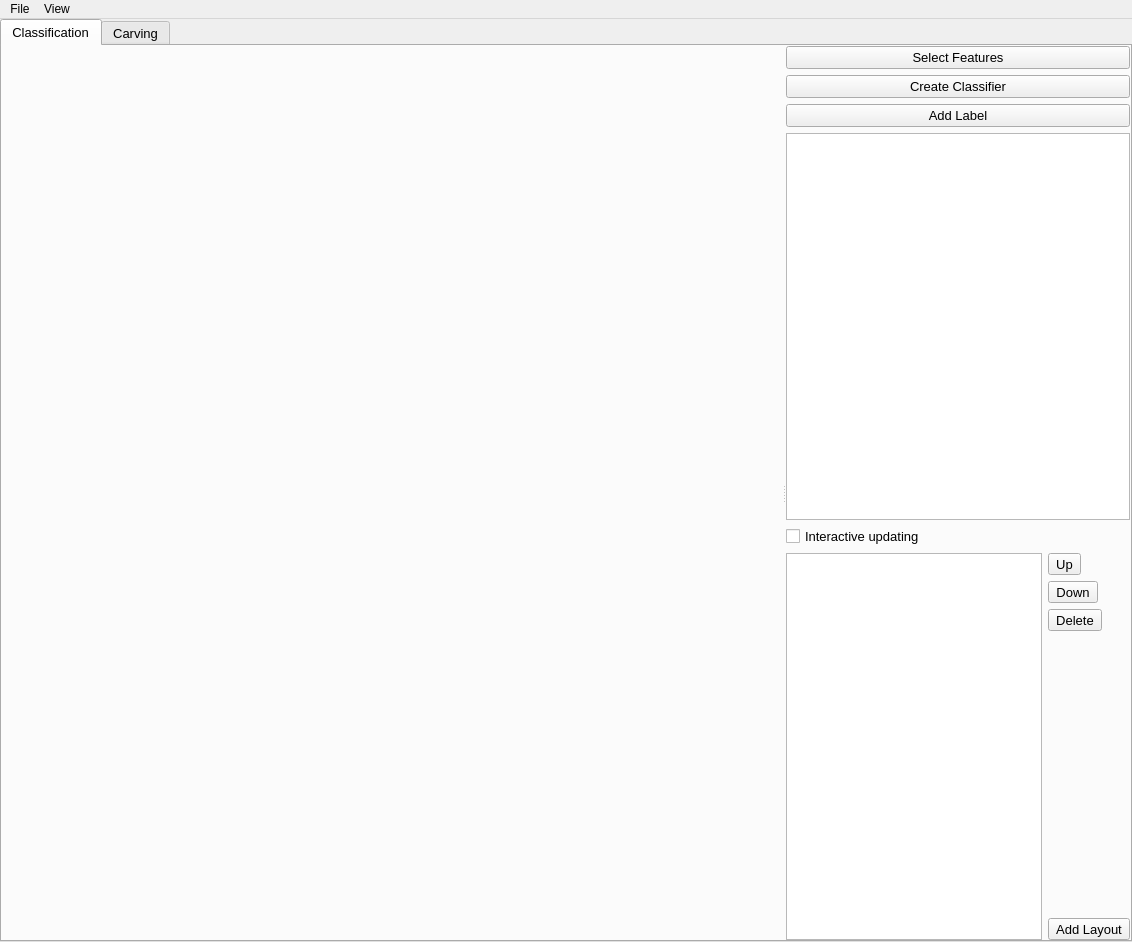
<?xml version="1.0" encoding="UTF-8"?>
<ui version="4.0">
 <class>ClassificationWorkflowWindow</class>
 <widget class="QMainWindow" name="ClassificationWorkflowWindow">
  <property name="geometry">
   <rect>
    <x>0</x>
    <y>0</y>
    <width>1132</width>
    <height>942</height>
   </rect>
  </property>
  <property name="windowTitle">
   <string>Ilastik Classification Workflow</string>
  </property>
  <widget class="QWidget" name="centralwidget">
   <layout class="QVBoxLayout" name="verticalLayout_3">
    <property name="margin">
     <number>0</number>
    </property>
    <item>
     <widget class="QTabWidget" name="tabWidget">
      <property name="font">
       <font>
        <pointsize>10</pointsize>
       </font>
      </property>
      <property name="currentIndex">
       <number>0</number>
      </property>
      <widget class="QWidget" name="ClassificationTab">
       <attribute name="title">
        <string>Classification</string>
       </attribute>
       <layout class="QHBoxLayout" name="horizontalLayout_2">
        <property name="margin">
         <number>0</number>
        </property>
        <item>
         <widget class="QSplitter" name="splitter">
          <property name="orientation">
           <enum>Qt::Horizontal</enum>
          </property>
          <widget class="VolumeEditorWidget" name="volumeEditorWidget" native="true">
           <property name="sizePolicy">
            <sizepolicy hsizetype="Expanding" vsizetype="Expanding">
             <horstretch>5</horstretch>
             <verstretch>0</verstretch>
            </sizepolicy>
           </property>
          </widget>
          <widget class="QWidget" name="widget" native="true">
           <property name="sizePolicy">
            <sizepolicy hsizetype="Expanding" vsizetype="Expanding">
             <horstretch>0</horstretch>
             <verstretch>0</verstretch>
            </sizepolicy>
           </property>
           <layout class="QVBoxLayout" name="verticalLayout_2">
            <item>
             <widget class="QPushButton" name="SelectFeaturesButton">
              <property name="sizePolicy">
               <sizepolicy hsizetype="Minimum" vsizetype="Fixed">
                <horstretch>0</horstretch>
                <verstretch>0</verstretch>
               </sizepolicy>
              </property>
              <property name="text">
               <string>Select Features</string>
              </property>
             </widget>
            </item>
            <item>
             <widget class="QPushButton" name="StartClassificationButton">
              <property name="sizePolicy">
               <sizepolicy hsizetype="Minimum" vsizetype="Fixed">
                <horstretch>0</horstretch>
                <verstretch>0</verstretch>
               </sizepolicy>
              </property>
              <property name="text">
               <string>Create Classifier</string>
              </property>
             </widget>
            </item>
            <item>
             <widget class="QPushButton" name="AddLabelButton">
              <property name="text">
               <string>Add Label</string>
              </property>
             </widget>
            </item>
            <item>
             <widget class="LabelListView" name="labelListView">
              <property name="sizePolicy">
               <sizepolicy hsizetype="Minimum" vsizetype="Expanding">
                <horstretch>0</horstretch>
                <verstretch>0</verstretch>
               </sizepolicy>
              </property>
             </widget>
            </item>
            <item>
             <widget class="QCheckBox" name="checkInteractive">
              <property name="enabled">
               <bool>true</bool>
              </property>
              <property name="text">
               <string>Interactive updating</string>
              </property>
             </widget>
            </item>
            <item>
             <widget class="QWidget" name="widget" native="true">
              <property name="sizePolicy">
               <sizepolicy hsizetype="Minimum" vsizetype="Preferred">
                <horstretch>0</horstretch>
                <verstretch>0</verstretch>
               </sizepolicy>
              </property>
              <layout class="QHBoxLayout" name="horizontalLayout">
               <property name="margin">
                <number>0</number>
               </property>
               <item>
                <widget class="LayerWidget" name="layerWidget">
                 <property name="sizePolicy">
                  <sizepolicy hsizetype="Expanding" vsizetype="Expanding">
                   <horstretch>0</horstretch>
                   <verstretch>0</verstretch>
                  </sizepolicy>
                 </property>
                </widget>
               </item>
               <item>
                <widget class="QWidget" name="widget" native="true">
                 <layout class="QVBoxLayout" name="verticalLayout">
                  <property name="margin">
                   <number>0</number>
                  </property>
                  <item>
                   <widget class="QToolButton" name="UpButton">
                    <property name="toolTip">
                     <string>move layer up</string>
                    </property>
                    <property name="text">
                     <string>Up</string>
                    </property>
                    <property name="icon">
                     <iconset>
                      <normaloff>../icons/go-up.png</normaloff>../icons/go-up.png</iconset>
                    </property>
                   </widget>
                  </item>
                  <item>
                   <widget class="QToolButton" name="DownButton">
                    <property name="toolTip">
                     <string>move layer down</string>
                    </property>
                    <property name="text">
                     <string>Down</string>
                    </property>
                    <property name="icon">
                     <iconset>
                      <normaloff>../icons/go-down.png</normaloff>../icons/go-down.png</iconset>
                    </property>
                   </widget>
                  </item>
                  <item>
                   <widget class="QToolButton" name="DeleteButton">
                    <property name="toolTip">
                     <string>delete layer</string>
                    </property>
                    <property name="text">
                     <string>Delete</string>
                    </property>
                    <property name="icon">
                     <iconset>
                      <normaloff>../icons/list-remove.png</normaloff>../icons/list-remove.png</iconset>
                    </property>
                   </widget>
                  </item>
                  <item>
                   <spacer name="verticalSpacer">
                    <property name="orientation">
                     <enum>Qt::Vertical</enum>
                    </property>
                    <property name="sizeHint" stdset="0">
                     <size>
                      <width>20</width>
                      <height>40</height>
                     </size>
                    </property>
                   </spacer>
                  </item>
                  <item>
                   <widget class="QToolButton" name="AddLayOutButton">
                    <property name="toolTip">
                     <string>add new layer</string>
                    </property>
                    <property name="text">
                     <string>Add Layout</string>
                    </property>
                    <property name="icon">
                     <iconset>
                      <normaloff>../icons/list-add.png</normaloff>../icons/list-add.png</iconset>
                    </property>
                   </widget>
                  </item>
                 </layout>
                </widget>
               </item>
              </layout>
             </widget>
            </item>
           </layout>
          </widget>
         </widget>
        </item>
       </layout>
      </widget>
      <widget class="QWidget" name="CarvingTab">
       <attribute name="title">
        <string>Carving</string>
       </attribute>
      </widget>
     </widget>
    </item>
   </layout>
  </widget>
  <widget class="QMenuBar" name="menubar">
   <property name="geometry">
    <rect>
     <x>0</x>
     <y>0</y>
     <width>1132</width>
     <height>26</height>
    </rect>
   </property>
   <widget class="QMenu" name="menuFile">
    <property name="title">
     <string>File</string>
    </property>
    <addaction name="actionOpen"/>
    <addaction name="actionQuit"/>
   </widget>
   <widget class="QMenu" name="menuView">
    <property name="title">
     <string>View</string>
    </property>
    <addaction name="actionFitToScreen"/>
    <addaction name="actionShowDebugPatches"/>
   </widget>
   <addaction name="menuFile"/>
   <addaction name="menuView"/>
  </widget>
  <action name="actionOpen">
   <property name="icon">
    <iconset>
     <normaloff>../icons/document-open.png</normaloff>../icons/document-open.png</iconset>
   </property>
   <property name="text">
    <string>Open</string>
   </property>
  </action>
  <action name="actionFitToScreen">
   <property name="icon">
    <iconset>
     <normaloff>../icons/view-fullscreen.png</normaloff>../icons/view-fullscreen.png</iconset>
   </property>
   <property name="text">
    <string>Zoom to fit</string>
   </property>
  </action>
  <action name="actionQuit">
   <property name="icon">
    <iconset>
     <normaloff>../icons/process-stop.png</normaloff>../icons/process-stop.png</iconset>
   </property>
   <property name="text">
    <string>Quit</string>
   </property>
  </action>
  <action name="actionShowDebugPatches">
   <property name="checkable">
    <bool>true</bool>
   </property>
   <property name="text">
    <string>Show Debug Patches</string>
   </property>
  </action>
 </widget>
 <customwidgets>
  <customwidget>
   <class>LabelListView</class>
   <extends>QTableView</extends>
   <header>labelListView</header>
  </customwidget>
  <customwidget>
   <class>LayerWidget</class>
   <extends>QListView</extends>
   <header>volumeeditor.layerwidget.layerwidget</header>
  </customwidget>
  <customwidget>
   <class>VolumeEditorWidget</class>
   <extends>QWidget</extends>
   <header>volumeeditor.volumeEditorWidget</header>
  </customwidget>
 </customwidgets>
 <resources/>
 <connections/>
</ui>
